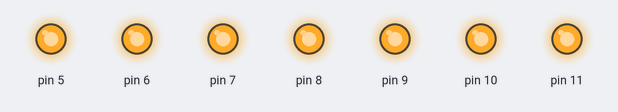
A sketch run on a simulated Arduino Uno, built with avr-gcc and run on an emulated ATmega328P. Parts: output pins drawn as LEDs (lit = HIGH).

Above: at 0.1 s.
At 100.1 s:
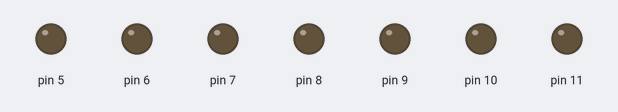
Timing chart, 0 to 103.5 s (numbered marks = the images above):
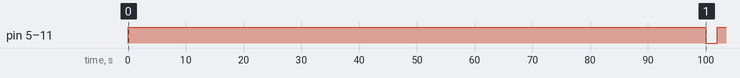

The sketch:

kwon_carkit_relaytest.ino
```cpp
const int totalLEDs = 7;
int ledPins[totalLEDs];

void setup() {
  for (int pin = 0; pin < totalLEDs; pin++) {
    ledPins[pin] = 5 + pin;
    pinMode(ledPins[pin], OUTPUT);
  }
}

void loop() {
  // Turn on all LEDs
  for (int pin = 0; pin < totalLEDs; pin++) {
    digitalWrite(ledPins[pin], HIGH);
  }
  delay(100000);  // Delay with all LEDs on

  // Turn off all LEDs
  for (int pin = 0; pin < totalLEDs; pin++) {
    digitalWrite(ledPins[pin], LOW);
  }
  delay(2000);  // Delay with all LEDs off
}
```

Measured:
- by itself, pin 5–11: LOW → HIGH at 0.00 s, → LOW 100 s later, → HIGH 2.0 s later
